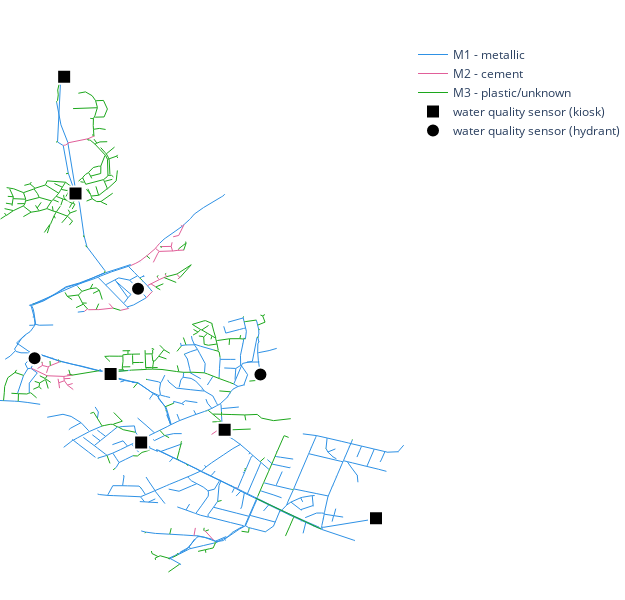
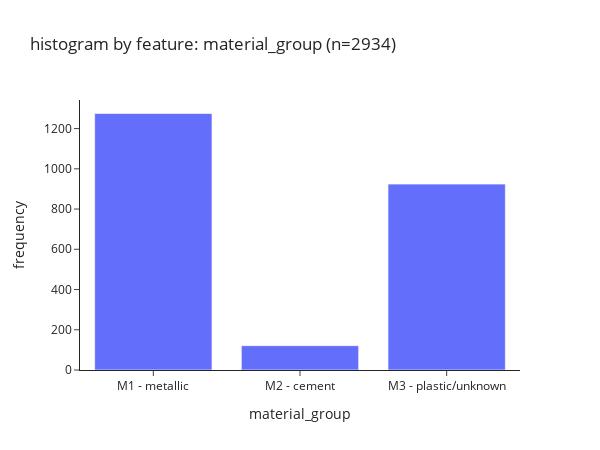

Source (notebook cell) for these figures, in order:
### Markdown cell above
Material grouping.

### Code cell
M1 = ['CI', 'SI', 'Pb', 'DI', 'ST']
M2 = ['AC']
M3 = ['HPPE', 'HPPE+FOIL', 'LDPE', 'MDPE', 'MDPE+FOIL', 'PE100+Skin', 'PVC', 'Unknown']

feature_df['material_group'] = [
    'M1 - metallic' if material in g1_material else 
    'M2 - cement' if material in g2_material else 
    'M3 - plastic/unknown' if material in g3_material else 
    np.nan
    for material in feature_df['material']
]

# plotting
feature = 'material_group'
plot_features(feature_df, wq_sensors=True, show_legend=True, feature=feature)

fig = go.Figure(data=[go.Histogram(x=feature_df[feature], marker=dict(color=default_colors[0]))])
fig.update_layout(
    title=f"histogram by feature: {feature} (n={len(feature_df[feature])})",
    xaxis_title=feature,
    yaxis_title=f"frequency",
    template="simple_white",
    width=600,
    height=450
)
fig.show()

### Figure 1 — Plotly figure (JSON) as saved in the notebook; plotly's stock layout.template omitted (floating-point values rounded to 4 significant figures; data arrays with more than 128 entries replaced by an {"elided": "..."} marker saying what was removed)
{"data": [{"hoverinfo": "text", "line": {"color": "#2E91E5", "width": 1}, "mode": "lines", "name": "M1 - metallic", "text": "material_group: M1 - metallic", "type": "scatter", "x": {"elided": "3825 float values"}, "y": {"elided": "3825 float values"}}, {"hoverinfo": "text", "line": {"color": "#E15F99", "width": 1}, "mode": "lines", "name": "M2 - cement", "text": "material_group: M2 - cement", "type": "scatter", "x": {"elided": "363 float values"}, "y": {"elided": "363 float values"}}, {"hoverinfo": "text", "line": {"color": "#1CA71C", "width": 1}, "mode": "lines", "name": "M3 - plastic/unknown", "text": "material_group: M3 - plastic/unknown", "type": "scatter", "x": {"elided": "2772 float values"}, "y": {"elided": "2772 float values"}}, {"hoverinfo": "text", "line": {"color": "#FB0D0D", "width": 1}, "mode": "lines", "name": "nan", "text": "material_group: nan", "type": "scatter", "x": [], "y": []}, {"hoverinfo": "text", "marker": {"color": "black", "line": {"color": "white", "width": 2}, "size": 14, "symbol": "square"}, "mode": "markers", "name": "water quality sensor (kiosk)", "text": ["BW1", "BW2", "BW4", "BW5", "BW9", "BW12"], "type": "scatter", "x": [363500.0, 364600.0, 365500.0, 363800.0, 364000.0, 363600.0], "y": [179800.0, 176800.0, 176000.0, 177269, 176700.0, 178800.0]}, {"hoverinfo": "text", "marker": {"color": "black", "line": {"color": "white", "width": 2}, "size": 14}, "mode": "markers", "name": "water quality sensor (hydrant)", "text": ["BW3", "BW6", "BW7"], "type": "scatter", "x": [363300.0, 364800.0, 364000.0], "y": [177400.0, 177300.0, 178000.0]}], "layout": {"height": 600, "hovermode": "closest", "margin": {"b": 0, "l": 0, "r": 0, "t": 40}, "paper_bgcolor": "white", "plot_bgcolor": "white", "showlegend": true, "width": 625, "xaxis": {"autorange": true, "range": [363100.0, 365700.0], "showgrid": false, "showticklabels": false, "type": "linear", "zeroline": false}, "yaxis": {"autorange": true, "range": [175300.0, 180100.0], "showgrid": false, "showticklabels": false, "type": "linear", "zeroline": false}}}

### Figure 2 — Plotly figure (JSON) as saved in the notebook; plotly's stock layout.template omitted (floating-point values rounded to 4 significant figures; data arrays with more than 128 entries replaced by an {"elided": "..."} marker saying what was removed)
{"data": [{"marker": {"color": "#636EFA"}, "type": "histogram", "x": {"elided": "2934 str values"}}], "layout": {"height": 450, "title": {"text": "histogram by feature: material_group (n=2934)"}, "width": 600, "xaxis": {"autorange": true, "range": [-0.5, 2.5], "title": {"text": "material_group"}, "type": "category"}, "yaxis": {"autorange": true, "range": [0, 1342.0], "title": {"text": "frequency"}}}}
